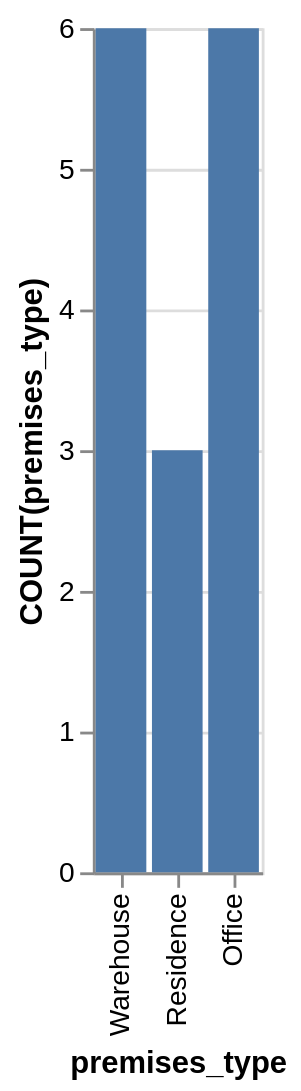

The specification (Vega-Lite) saved for this image:
### Vega-Lite specification from a JSON file in a GitHub repository (floating-point values rounded to 4 significant figures)
{"data": {"values": [{"x_data": "Office", "y_data": 6}, {"x_data": "Residence", "y_data": 3}, {"x_data": "Warehouse", "y_data": 6}]}, "mark": "bar", "encoding": {"x": {"field": "x_data", "type": "nominal", "title": "premises_type", "sort": "descending"}, "y": {"field": "y_data", "type": "quantitative", "title": "COUNT(premises_type)"}}}
